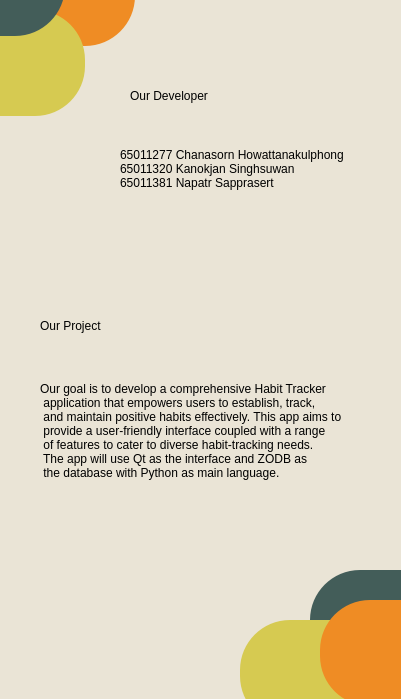
<?xml version="1.0" encoding="UTF-8"?>
<ui version="4.0">
 <class>Form</class>
 <widget class="QWidget" name="Form">
  <property name="geometry">
   <rect>
    <x>0</x>
    <y>0</y>
    <width>401</width>
    <height>699</height>
   </rect>
  </property>
  <property name="windowTitle">
   <string>Form</string>
  </property>
  <property name="styleSheet">
   <string notr="true">QWidget{
background-color: rgb(234, 228, 214);
}
#Title{
font: 20pt &quot;Imprint MT Shadow&quot;;

}
#Title_2{
font: 20pt &quot;Imprint MT Shadow&quot;;

}</string>
  </property>
  <widget class="QLabel" name="Title_2">
   <property name="geometry">
    <rect>
     <x>130</x>
     <y>80</y>
     <width>221</width>
     <height>31</height>
    </rect>
   </property>
   <property name="text">
    <string>Our Developer</string>
   </property>
  </widget>
  <widget class="QLabel" name="Title">
   <property name="geometry">
    <rect>
     <x>40</x>
     <y>300</y>
     <width>191</width>
     <height>51</height>
    </rect>
   </property>
   <property name="text">
    <string>Our Project</string>
   </property>
  </widget>
  <widget class="QLabel" name="label_35">
   <property name="geometry">
    <rect>
     <x>-30</x>
     <y>-60</y>
     <width>165</width>
     <height>106</height>
    </rect>
   </property>
   <property name="styleSheet">
    <string notr="true">background-color: #EF8c24;
border-radius: 50px;</string>
   </property>
   <property name="text">
    <string/>
   </property>
  </widget>
  <widget class="QLabel" name="label_36">
   <property name="geometry">
    <rect>
     <x>-100</x>
     <y>-70</y>
     <width>165</width>
     <height>106</height>
    </rect>
   </property>
   <property name="toolTip">
    <string>gh</string>
   </property>
   <property name="styleSheet">
    <string notr="true">background-color: #435d59;
border-radius: 50px;</string>
   </property>
   <property name="text">
    <string/>
   </property>
  </widget>
  <widget class="QLabel" name="label_37">
   <property name="geometry">
    <rect>
     <x>-80</x>
     <y>10</y>
     <width>165</width>
     <height>106</height>
    </rect>
   </property>
   <property name="styleSheet">
    <string notr="true">background-color: #d6ca51;
border-radius: 50px;
</string>
   </property>
   <property name="text">
    <string/>
   </property>
  </widget>
  <widget class="QLabel" name="label">
   <property name="geometry">
    <rect>
     <x>120</x>
     <y>120</y>
     <width>241</width>
     <height>111</height>
    </rect>
   </property>
   <property name="text">
    <string>65011277 Chanasorn Howattanakulphong
65011320 Kanokjan Singhsuwan
65011381 Napatr Sapprasert
</string>
   </property>
  </widget>
  <widget class="QLabel" name="label_2">
   <property name="geometry">
    <rect>
     <x>40</x>
     <y>360</y>
     <width>361</width>
     <height>141</height>
    </rect>
   </property>
   <property name="text">
    <string>Our goal is to develop a comprehensive Habit Tracker 
 application that empowers users to establish, track, 
 and maintain positive habits effectively. This app aims to 
 provide a user-friendly interface coupled with a range
 of features to cater to diverse habit-tracking needs.
 The app will use Qt as the interface and ZODB as 
 the database with Python as main language.</string>
   </property>
  </widget>
  <widget class="QLabel" name="label_38">
   <property name="geometry">
    <rect>
     <x>310</x>
     <y>570</y>
     <width>141</width>
     <height>101</height>
    </rect>
   </property>
   <property name="toolTip">
    <string>gh</string>
   </property>
   <property name="styleSheet">
    <string notr="true">background-color: #435d59;
border-radius: 50px;</string>
   </property>
   <property name="text">
    <string/>
   </property>
  </widget>
  <widget class="QLabel" name="label_39">
   <property name="geometry">
    <rect>
     <x>240</x>
     <y>620</y>
     <width>165</width>
     <height>106</height>
    </rect>
   </property>
   <property name="styleSheet">
    <string notr="true">background-color: #d6ca51;
border-radius: 50px;
</string>
   </property>
   <property name="text">
    <string/>
   </property>
  </widget>
  <widget class="QLabel" name="label_40">
   <property name="geometry">
    <rect>
     <x>320</x>
     <y>600</y>
     <width>165</width>
     <height>106</height>
    </rect>
   </property>
   <property name="styleSheet">
    <string notr="true">background-color: #EF8c24;
border-radius: 50px;</string>
   </property>
   <property name="text">
    <string/>
   </property>
  </widget>
  <zorder>Title_2</zorder>
  <zorder>Title</zorder>
  <zorder>label_35</zorder>
  <zorder>label_37</zorder>
  <zorder>label_36</zorder>
  <zorder>label</zorder>
  <zorder>label_2</zorder>
  <zorder>label_38</zorder>
  <zorder>label_39</zorder>
  <zorder>label_40</zorder>
 </widget>
 <resources/>
 <connections/>
</ui>
